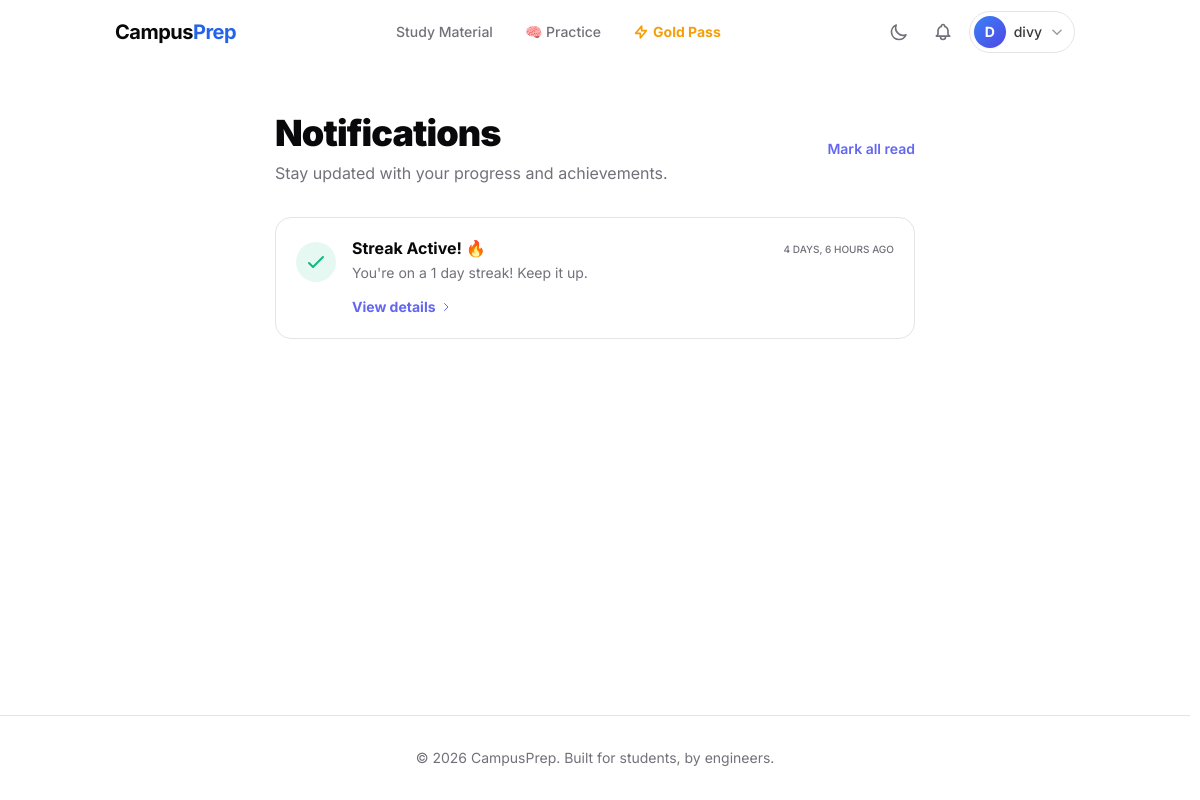
/notifications/ (signed in), run on the app's committed database.
### apps/users/models.py (models this page shows, shortened)
class User(AbstractUser):
    clerk_id = models.CharField(max_length=100, unique=True, null=True, blank=True)
    phone_number = models.CharField(max_length=15, blank=True, null=True)
    preferred_branch = models.ForeignKey(
        'academics.Branch',
        on_delete=models.SET_NULL,
        null=True,
        blank=True,
        related_name='users'
    )
    preferred_semester = models.ForeignKey(
        'academics.Semester',
        on_delete=models.SET_NULL,
        null=True,
        blank=True,
        related_name='users'
    )
    active_subscription_valid_until = models.DateField(null=True, blank=True)
    gold_pass_branch = models.ForeignKey(
        'academics.Branch',
        on_delete=models.SET_NULL,
        null=True,
        blank=True,
        related_name='gold_pass_users'
    )
    gold_pass_semester = models.ForeignKey(
        'academics.Semester',
        on_delete=models.SET_NULL,
        null=True,
        blank=True,
        related_name='gold_pass_users'
    )
    active_subscription_plan = models.ForeignKey(
        'products.SubscriptionPlan',
        on_delete=models.SET_NULL,
        null=True,
        blank=True,
        related_name='subscribed_users'
    )

### apps/notifications/models.py (models this page shows, shortened)
class Notification(models.Model):
    LEVEL_CHOICES = [
        ('info', 'Information'),
        ('success', 'Success'),
        ('warning', 'Warning'),
        ('error', 'Error'),
    ]
    user = models.ForeignKey(settings.AUTH_USER_MODEL, on_delete=models.CASCADE, related_name='notifications')
    level = models.CharField(max_length=10, choices=LEVEL_CHOICES, default='info')
    title = models.CharField(max_length=255)
    message = models.TextField()
    link = models.URLField(max_length=500, null=True, blank=True)
    is_read = models.BooleanField(default=False)
    created_at = models.DateTimeField(auto_now_add=True)
    class Meta:
        ordering = ['-created_at']

### apps/notifications/views.py (the view)
# urls.py: path('', views.notification_list, name='list'),
@login_required
def notification_list(request):
    notifications = NotificationDataService.get_user_notifications(request.user)
    return render(request, 'notifications/list.html', {'notifications': notifications})

### apps/common/services.py (called while the page is built)
    @staticmethod
    def get_or_set_cache(key: str, callback: Callable, timeout: int = 3600) -> Any:
        data = cache.get(key)
        if data is None:
            logger.debug(f"Cache miss for key: {key}")
            data = callback()
            cache.set(key, data, timeout)
        else:
            logger.debug(f"Cache hit for key: {key}")
        return data

### apps/notifications/data_services.py (called while the page is built)
    @classmethod
    def get_user_notifications(cls, user):
        if not user.is_authenticated:
            return []
        return cls.get_or_set_cache(
            f'user_notifications_{user.id}',
            lambda: list(Notification.objects.filter(user=user).order_by('-created_at')[:50]),
            timeout=300
        )

### apps/users/context_processors.py (called while the page is built, shortened)
def clerk_settings(request):
    publishable_key = settings.CLERK_PUBLISHABLE_KEY
    js_url = "clerk.accounts.dev" # Default
    return {
        'CLERK_PUBLISHABLE_KEY': settings.CLERK_PUBLISHABLE_KEY,
        'CLERK_JS_URL': js_url,
    }

### templates/notifications/list.html (shortened to what this page needs)
{% extends 'base.html' %}
{% block content %}
<div class="container max-w-2xl mx-auto px-4 py-8 sm:py-12">
    <div class="flex items-center justify-between mb-8">
        <div>
            <h1 class="text-3xl font-black tracking-tight text-foreground sm:text-4xl">Notifications</h1>
            <p class="text-muted-foreground mt-2">Stay updated with your progress and achievements.</p>
        </div>
        <button hx-post="{% url 'notifications:mark_all_read' %}"
                hx-swap="none"
                class="text-sm font-semibold text-indigo-500 hover:text-indigo-600 transition-colors">
            Mark all read
        </button>
    </div>
    <div class="space-y-4">
        {% for n in notifications %}
        <div id="notification-{{ n.pk }}"
             class="group relative overflow-hidden rounded-2xl border border-border bg-card p-5 transition-all hover:bg-muted/50 {% if not n.is_read %}border-indigo-500/30 bg-indigo-500/5{% endif %}">
            <div class="flex gap-4">
                <div class="flex-shrink-0 mt-1">
                    {% if n.level == 'success' %}
                        <div class="flex h-10 w-10 items-center justify-center rounded-full bg-emerald-500/10 text-emerald-500">
                            <svg class="h-6 w-6" fill="none" viewBox="0 0 24 24" stroke="currentColor"><path stroke-linecap="round" stroke-linejoin="round" stroke-width="2" d="M5 13l4 4L19 7"/></svg>
                        </div>
                    {% elif n.level == 'error' %}
                        <div class="flex h-10 w-10 items-center justify-center rounded-full bg-rose-500/10 text-rose-500">
                            <svg class="h-6 w-6" fill="none" viewBox="0 0 24 24" stroke="currentColor"><path stroke-linecap="round" stroke-linejoin="round" stroke-width="2" d="M6 18L18 6M6 6l12 12"/></svg>
                        </div>
                    {% endif %}
                </div>
                <div class="flex-1 min-w-0">
                    <div class="flex items-start justify-between gap-4">
                        <h3 class="text-base font-bold text-foreground leading-tight">{{ n.title }}</h3>
                        <span class="text-[10px] font-medium text-muted-foreground uppercase whitespace-nowrap mt-1">{{ n.created_at|timesince }} ago</span>
                    </div>
                    <p class="mt-1 text-sm text-muted-foreground leading-relaxed">{{ n.message }}</p>
                    {% if n.link %}
                    <a href="{{ n.link }}" class="mt-3 inline-flex items-center text-sm font-bold text-indigo-500 hover:text-indigo-600 transition-colors">
                        View details
                        <svg class="ml-1 h-3 w-3" fill="none" viewBox="0 0 24 24" stroke="currentColor"><path stroke-linecap="round" stroke-linejoin="round" stroke-width="2" d="M9 5l7 7-7 7"/></svg>
                    </a>
                    {% endif %}
                </div>
            </div>
        </div>
        {% endfor %}
    </div>
</div>
{% endblock %}

### templates/base.html (shortened to what this page needs)
{% load static %}
<!DOCTYPE html>
<html lang="en" class="h-full {% if request.COOKIES.theme == 'dark' %}dark{% endif %}">
<head>
    <script src="https://cdn.tailwindcss.com"></script>
</head>
<body class="min-h-screen flex flex-col font-sans antialiased bg-background text-foreground transition-colors duration-300">
    <header class="sticky top-0 z-50 w-full glass-nav transition-all duration-300">
        <div class="container mx-auto px-4 sm:px-6 lg:px-8">
            <div class="flex items-center justify-between h-16">
                <div class="flex-shrink-0">
                    <a href="{% if user.is_authenticated %}{% url 'dashboard' %}{% else %}{% url 'home' %}{% endif %}" class="text-xl font-bold tracking-tight">
                        Campus<span class="text-blue-600 dark:text-blue-400">Prep</span>
                    </a>
                </div>
                <nav class="hidden md:flex md:space-x-8 items-center">
                    <a href="{% url 'dashboard' %}" class="text-sm font-medium {% if request.resolver_match.url_name == 'dashboard' %}text-primary{% else %}text-muted-foreground hover:text-foreground{% endif %} transition-colors">
                        Study Material
                    </a>
                    <a href="{% url 'practice_index' %}" class="text-sm font-medium {% if 'practice' in request.resolver_match.url_name %}text-indigo-500{% else %}text-muted-foreground hover:text-foreground{% endif %} transition-colors">
                        🧠 Practice
                    </a>
                    <a href="{% if request.user.is_authenticated %}{% url 'checkout_gold_pass' %}?branch={{ request.user.preferred_branch_id }}&semester={{ request.user.preferred_semester_id }}{% else %}{% url 'login' %}{% endif %}" class="text-sm font-bold text-amber-500 hover:text-amber-600 transition-colors flex items-center">
                        <svg class="w-4 h-4 mr-1" fill="none" viewBox="0 0 24 24" stroke="currentColor"><path stroke-linecap="round" stroke-linejoin="round" stroke-width="2.5" d="M13 10V3L4 14h7v7l9-11h-7z"></path></svg>
                        Gold Pass
                    </a>
                </nav>
                <div class="hidden md:flex items-center gap-2">
                    <button id="themeToggle" class="p-2 text-muted-foreground hover:text-foreground transition-all duration-200 hover:bg-muted/60 rounded-full" title="Toggle theme">
                        <svg class="w-5 h-5 dark:hidden" fill="none" viewBox="0 0 24 24" stroke="currentColor"><path stroke-linecap="round" stroke-linejoin="round" stroke-width="2" d="M20.354 15.354A9 9 0 018.646 3.646 9.003 9.003 0 0012 21a9.003 9.003 0 008.354-5.646z"></path></svg>
                    </button>
                    {% if user.is_authenticated %}
                    <a href="{% url 'notifications:list' %}" class="relative p-2 text-muted-foreground hover:text-foreground transition-all duration-200 hover:bg-muted/60 rounded-full"
                       id="notificationsBell">
                    </a>
                    <div class="relative" id="userDropdownContainer">
                        <button id="userDropdownBtn" class="flex items-center gap-2 rounded-full p-1 pr-2.5 border border-border hover:border-muted-foreground/40 hover:bg-muted/60 transition-all duration-200 focus:outline-none group">
                            <div class="w-8 h-8 rounded-full bg-gradient-to-br from-blue-500 to-indigo-600 flex items-center justify-center text-white text-sm font-bold flex-shrink-0 shadow-sm">
                                {{ user.username|slice:":1"|upper }}
                            </div>
                            <span class="text-sm font-medium text-foreground/80 group-hover:text-foreground max-w-[80px] truncate transition-colors">{{ user.username }}</span>
                            <svg class="w-3.5 h-3.5 text-muted-foreground/70 transition-transform duration-200" id="dropdownChevron" fill="none" viewBox="0 0 24 24" stroke="currentColor"><path stroke-linecap="round" stroke-linejoin="round" stroke-width="2.5" d="M19 9l-7 7-7-7"></path></svg>
                        </button>
                    </div>
                    {% else %}
                    <a href="{% url 'login' %}" class="text-sm font-medium text-muted-foreground hover:text-foreground transition-colors">Log in</a>
                    <a href="{% url 'signup' %}" class="bg-primary text-primary-foreground hover:bg-primary/90 px-4 py-2 rounded-md text-sm font-medium transition-colors shadow-sm">Sign up</a>
                    {% endif %}
                </div>
            </div>
        </div>
    </header>
    <main class="flex-grow">
        {% block content %}{% endblock %}
    </main>
    <footer class="border-t border-border mt-auto py-8">
        <div class="container mx-auto px-4 text-center text-sm text-muted-foreground">
            &copy; 2026 CampusPrep. Built for students, by engineers.
        </div>
    </footer>
</body>
</html>

### templates/base.html (style rules this page uses)
.glass-nav { background: rgba(255, 255, 255, 0.7); backdrop-filter: blur(12px); -webkit-backdrop-filter: blur(12px); border-bottom: 1px solid rgba(255, 255, 255, 0.2); }
* { scrollbar-width: thin; scrollbar-color: hsl(var(--muted-foreground) / 0.2) transparent; }

### data on the page
User: username "D", username "divy"
Notification: level "success" (drawn), title "Streak Active! 🔥", created_at "4 DAYS, 6 HOURS", message "You're on a 1 day streak! Keep it up."
